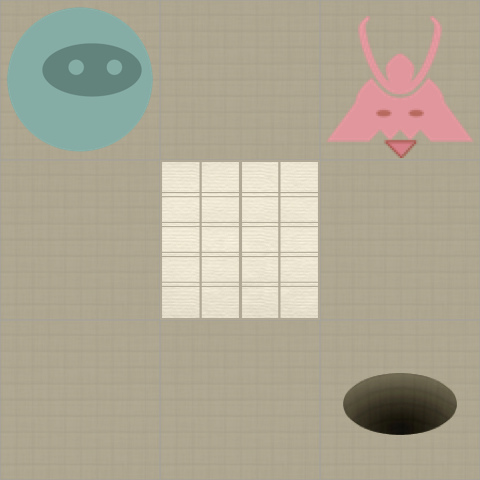

Below is a game level as drawn by its tile map, then a one-line description and the .tmx that defines it (tile-layer data replaced by summaries):
An orthogonal 3x3 tile map with 160x160 px tiles, 2 tile layers (Level, Actors).

<map version="1.0" orientation="orthogonal" width="3" height="3" tilewidth="160" tileheight="160">
 <properties>
  <property name="moves" value="4" />
 </properties>
 <tileset firstgid="1" name="tiles" tilewidth="160" tileheight="160" spacing="2" margin="2">
  <image source="tiles-ipadhd.png" width="1024" height="1024" />
  <tile id="0">
   <properties>
    <property name="actor" value="exit" />
   </properties>
  </tile>
  <tile id="2">
   <properties>
    <property name="actor" value="guard" />
    <property name="direction" value="down" />
   </properties>
  </tile>
  <tile id="3">
   <properties>
    <property name="actor" value="guard" />
    <property name="direction" value="left" />
   </properties>
  </tile>
  <tile id="4">
   <properties>
    <property name="actor" value="guard" />
    <property name="direction" value="right" />
   </properties>
  </tile>
  <tile id="5">
   <properties>
    <property name="actor" value="guard" />
    <property name="direction" value="up" />
   </properties>
  </tile>
  <tile id="7">
   <properties>
    <property name="actor" value="player" />
   </properties>
  </tile>
  <tile id="8">
   <properties>
    <property name="actor" value="scroll" />
   </properties>
  </tile>
  <tile id="9">
   <properties>
    <property name="wall" value="1" />
   </properties>
  </tile>
 </tileset>
 <layer name="Level" width="3" height="3">
  <data>[9 cells, 9 non-empty, 2 distinct tile ids]</data>
 </layer>
 <layer name="Actors" width="3" height="3">
  <data>[9 cells, 3 non-empty, 3 distinct tile ids]</data>
 </layer>
</map>
